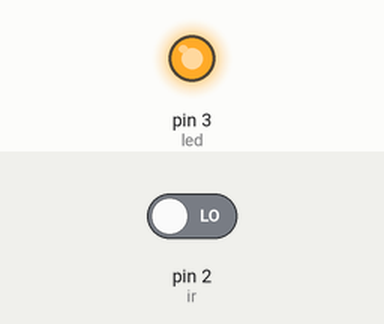
Bench run of a sketch on a simulated Arduino Uno, built with avr-gcc and run on an emulated ATmega328P. Shown: output pins drawn as LEDs (lit = HIGH). The inputs (shaded band) are chosen by the test bench; at power-on: pin 2 (ir) LOW.

Above: at 1.2 s.
1.3 s: pin 2 (ir) driven HIGH
At 1.7 s:
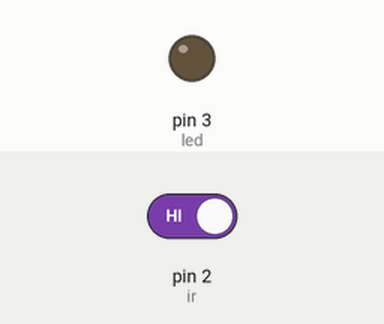
2.8 s: pin 2 (ir) driven LOW
At 4.0 s:
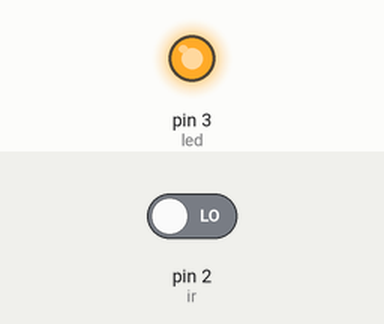
Timing chart, 0 to 5.8 s (numbered marks = the images above; inputs shaded):
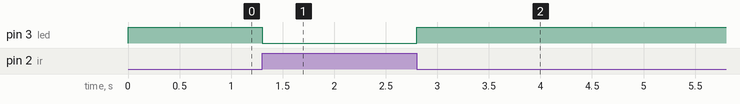

The sketch:

03irSensor.ino
```cpp
int ir = 2;  // Pin number for the IR sensor
int led = 3; // Pin number for the LED

void setup() {
  pinMode(ir, INPUT);   // Set IR sensor pin as INPUT
  pinMode(led, OUTPUT); // Set LED pin as OUTPUT
}

void loop() {
  int statusSensor = digitalRead(ir); // Read the status of the IR sensor

  if (statusSensor == 1) {
    digitalWrite(led, LOW); // Turn the LED OFF
  } else {
    digitalWrite(led, HIGH); // Turn the LED ON
  }
}
```

Measured:
- after the input at 1.3 s, pin 3 (led): HIGH → LOW at once
- after the input at 2.8 s, pin 3 (led): LOW → HIGH at once
